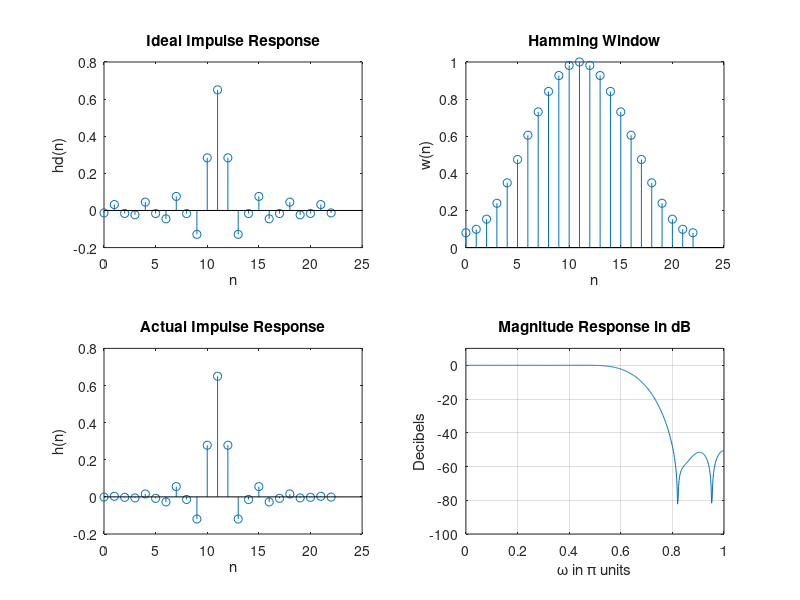

Write the MATLAB code that produced this figure.
clc; clear;

% Thông số mong muốn
% Rp = 0.3 dB
% As = 50 dB
% Thông số thiết kế
wp = 0.5*pi;
ws = 0.8*pi;

% Tính độ rộng vùng chuyển tiếp
tr_width = ws - wp;

M = ceil(6.6*pi / tr_width) + 1;  

% Trục thời gian
n = 0:M-1;
alpha = (M - 1)/2;

% Tính đáp ứng xung lý tưởng hd[n] cho bộ lọc thông thấp
wc = (ws + wp)/2;  % tần số cắt giữa wp và ws
m = n - alpha + eps;
hd = sin(wc * m) ./ (pi * m);  % sinc

% Áp dụng cửa sổ Hamming
w_ham = hamming(M)';
h = hd .* w_ham;

% Tính đáp ứng tần số
[H, w] = freqz(h, 1, 1000, 'whole');  % đáp ứng tần số 0 → 2pi
H = H(1:501);          % lấy nửa phổ 0 → pi
w = w(1:501);          % tương ứng

% Biến phân tích
mag = abs(H);
db = 20*log10((mag + eps)/max(mag));  % dB
pha = unwrap(angle(H));
grd = grpdelay(h, 1, w);

% Vẽ các đồ thị
subplot(2,2,1); 
stem(n, hd); 
title('Ideal Impulse Response'); 
xlabel('n'); 
ylabel('hd(n)'); 
subplot(2,2,2); 
stem(n, w_ham); 
title('Hamming Window'); 
xlabel('n'); 
ylabel('w(n)'); 
subplot(2,2,3); 
stem(n, h); 
title('Actual Impulse Response'); 
xlabel('n'); 
ylabel('h(n)'); 
subplot(2,2,4); 
plot(w/pi, db); 
title('Magnitude Response in dB'); 
grid; 
axis([0 1 -100 10]); 
xlabel('\omega in \pi units'); 
ylabel('Decibels');
